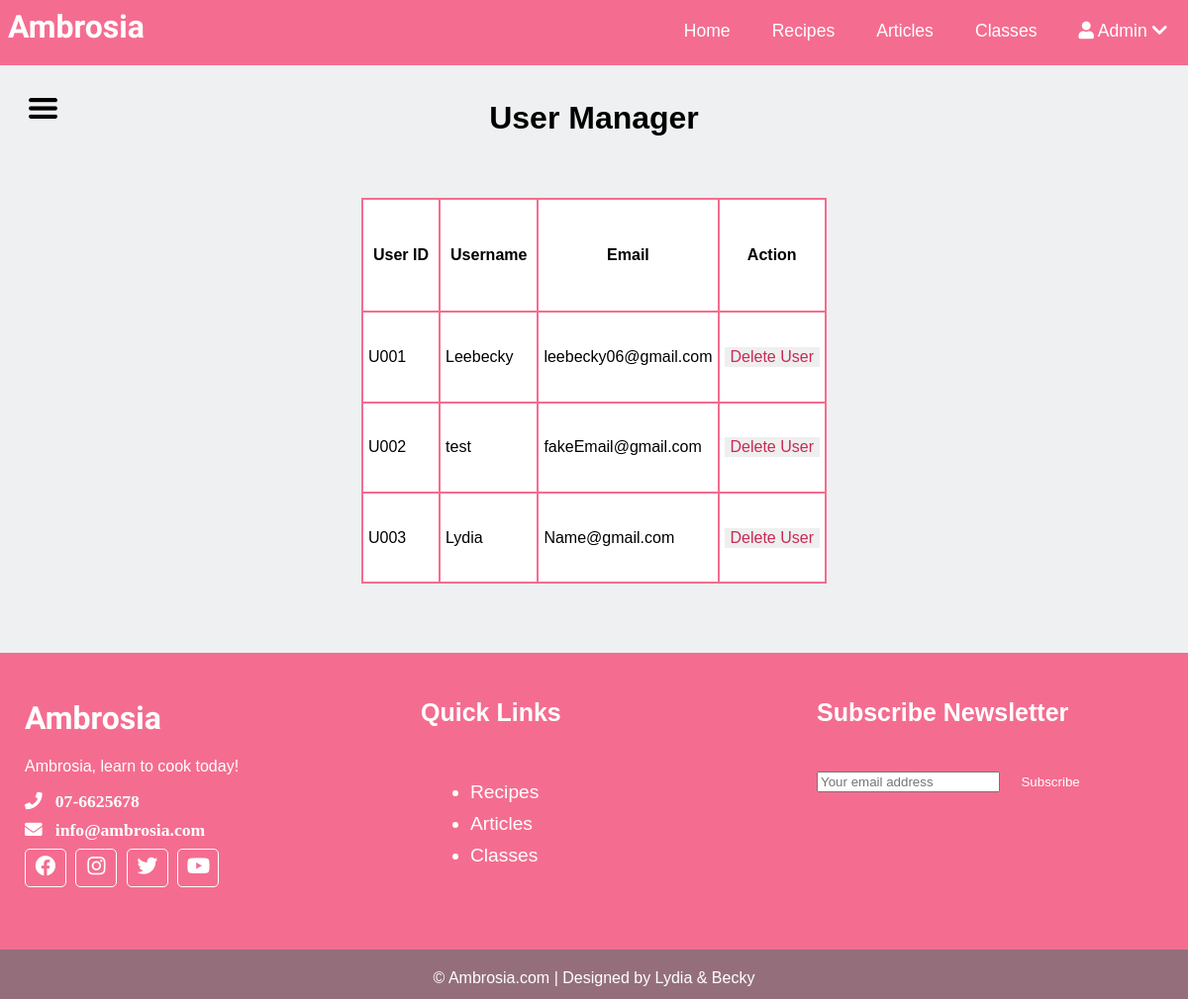
Screenshot of /Admin - User Manager.php (signed in) with the database file from the repository.
### tables this page shows
CREATE TABLE IF NOT EXISTS `user_account` (
  `UserID` varchar(11) NOT NULL,
  `Username` varchar(50) NOT NULL,
  `Password` varchar(255) NOT NULL,
  `FullName` varchar(255) NOT NULL,
  `Email` varchar(255) NOT NULL,
  `PhoneNumber` varchar(20) NOT NULL,
  `Address` text NOT NULL,
  `Newsletter` tinyint(1) NOT NULL DEFAULT '1',
  `CardNumber` varchar(20) NOT NULL,
  `SecurityQuestion` tinyint(1) NOT NULL DEFAULT '0',
  `SecurityAnswer` varchar(255) NOT NULL,
  `Theme` varchar(5) NOT NULL DEFAULT 'Light',
  PRIMARY KEY (`UserID`)
);

### Admin - User Manager.php (the view, shortened to what this page needs)
<?php
    include("Scripts/Script_Connection.php");
    $sqlUser = "SELECT UserID, Username, Email FROM user_account";
    $result = mysqli_query($con, $sqlUser);
?>
<!DOCTYPE html>
<html>
    <head>
    <link id="Theme" rel="stylesheet" type="text/css"
        href="<?php echo $_SESSION['Theme']; ?>">
        <link rel="stylesheet" href="https://use.fontawesome.com/releases/v5.13.1/css/all.css">
    </head>
    <body id="AdminUserManagerBody" Class="ManagerBody">
        <?php include("Header.php"); ?>
        <button id="SideMenuBtn" onclick="SideMenu()"></button>
        <h1>User Manager</h1>
        <table class="Manager" id="UserManager">
            <form id="DeleteUser" method="POST" action="Scripts/Script_UserManager.php">
            <tr>
                <th>User ID</th>
                <th>Username</th>
                <th>Email</th>
                <th>Action</th>
             </tr>
            <?php
                while ($row = mysqli_fetch_assoc($result)) {
                    $UserID = $row["UserID"];
                    $Usernames = $row["Username"];
                    $Email = $row["Email"];
                    echo '<tr>
                        <td>' . $UserID .'
                        <input type="hidden" name="ID" id="ID" value="'.$UserID.'">
                        </td>
                        <td>' . $Usernames . '</td>
                        <td>' . $Email     . '</td>
                        <td><button type="submit" id="DeleteUserBtn" name="DeleteUserBtn"
                        class="ManagerButtons"
                        onclick="Confirmation(\'Users\',\''.$UserID.'\'); return false;">
                        Delete User</button></td>
                        </tr>';
                }
            ?>
            </form>
        </table>
  		<?php include("Footer.php"); ?>
    </body>
</html>

### Ambrosia.css (style rules this page uses)
:root { font-family: 'Lucida Sans', 'Lucida Sans Regular', 'Lucida Grande', 'Lucida Sans Unicode', Geneva, Verdana, sans-serif; --Header: #F46D90; --Background: #EEF0F1; --Panel: #DE426B; --Highlight: #C72B55; --TextBorder: #E0E0E0; }
* { box-sizing: border-box; }
body { background-color: var(--Background); margin: 0em; padding: 0em; display: grid; justify-items: center; }
#SideMenuBtn { width: 2.5em; height: 2.5em; position: fixed; left: 2em; top: 7em; background-image: url("Images/Menu Icon.png"); background-size: 2.5em; background-repeat: no-repeat; background-color: var(--Background, lightgray); border: none; }
.ManagerBody { grid-template-rows: 10px 50px 80% 80px; grid-template-areas: "header" "ManagerHeader" "ManagerTable" "footer"; row-gap: 70px; }
.ManagerBody h1 { grid-area: ManagerHeader; }
.Manager { grid-area: ManagerTable; border: 2px solid var(--Header); border-collapse: collapse; max-width: 60em; background-color: white; }
.Manager tr th { border: 2px solid var(--Header); padding: 10px; }
.Manager td { padding: 5px; border: 2px solid var(--Header); }
.ManagerButtons { border: none; font: inherit; color: var(--Highlight); }

### rows the page displays
user_account: UserID "U001", Username "Leebecky", Email "leebecky06@gmail.com"
user_account: UserID "U002", Username "test", Email "fakeEmail@gmail.com"
user_account: UserID "U003", Username "Lydia", Email "Name@gmail.com"

### other values shown
$_SESSION["Username"] "Admin"
